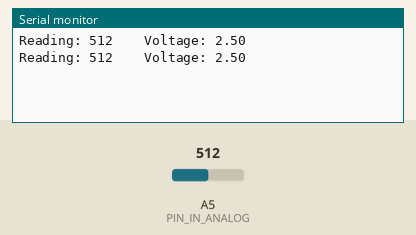
This sketch was run on a simulated Arduino Uno, built with avr-gcc and run on an emulated ATmega328P. On the bench: the last lines printed to the serial monitor. The inputs (shaded band) are chosen by the test bench; at power-on: A5 (PIN_IN_ANALOG) = 512.

Above: at 1.8 s.
1.9 s: A5 (PIN_IN_ANALOG) set to 716
At 2.8 s:
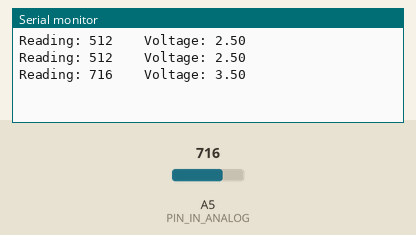
3.4 s: A5 (PIN_IN_ANALOG) set to 900
At 4.5 s:
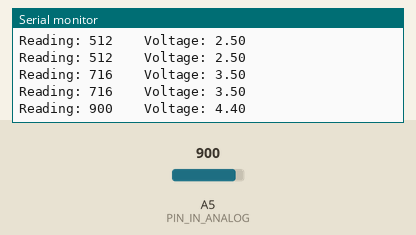
Timing chart, 0 to 6.4 s (numbered marks = the images above; inputs shaded):
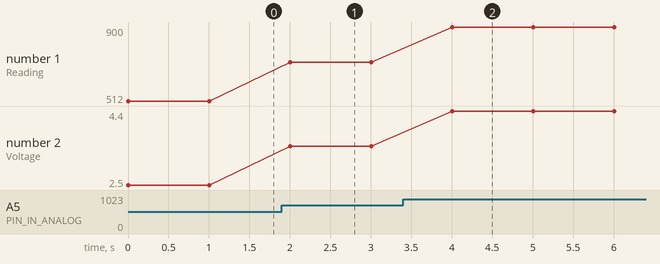

Measured:
- after the input at 1.9 s, the serial monitor: prints a new line after 0.10 s (image 1)
- after the input at 3.4 s, the serial monitor: prints a new line after 0.60 s (image 2)
- plotted number 1: 512 → 716 after the input at 1.9 s, 716 → 900 after the input at 3.4 s
- plotted number 2: 2.5 → 3.5 after the input at 1.9 s, 3.5 → 4.4 after the input at 3.4 s

The sketch:

Monk-PA-Ch6-AnalogInput.ino
```cpp
const int PIN_IN_DIGITAL = 5;
const int PIN_IN_ANALOG = A5;

const int PIN_IN = PIN_IN_ANALOG;

void setup() {
  pinMode(PIN_IN, INPUT_PULLUP);
  Serial.begin(9600);
}

void loop() {
  int reading = analogRead(PIN_IN);
  //
  float voltage = reading / (1023.0/5.0);
  Serial.print("Reading: ");
  Serial.print(reading);
  Serial.print("\t\tVoltage: ");
  Serial.println(voltage);
  delay(1000);
}
```
